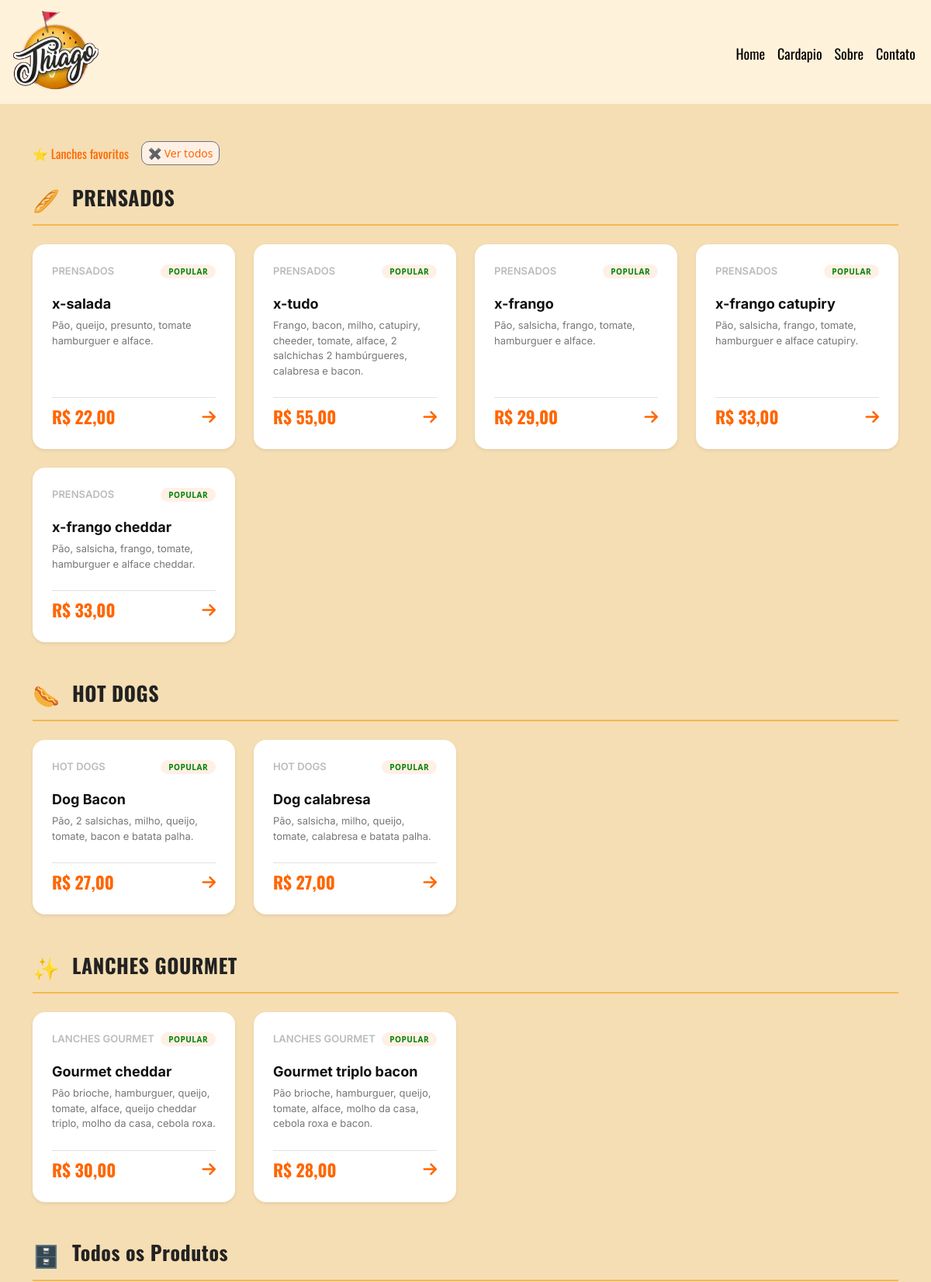
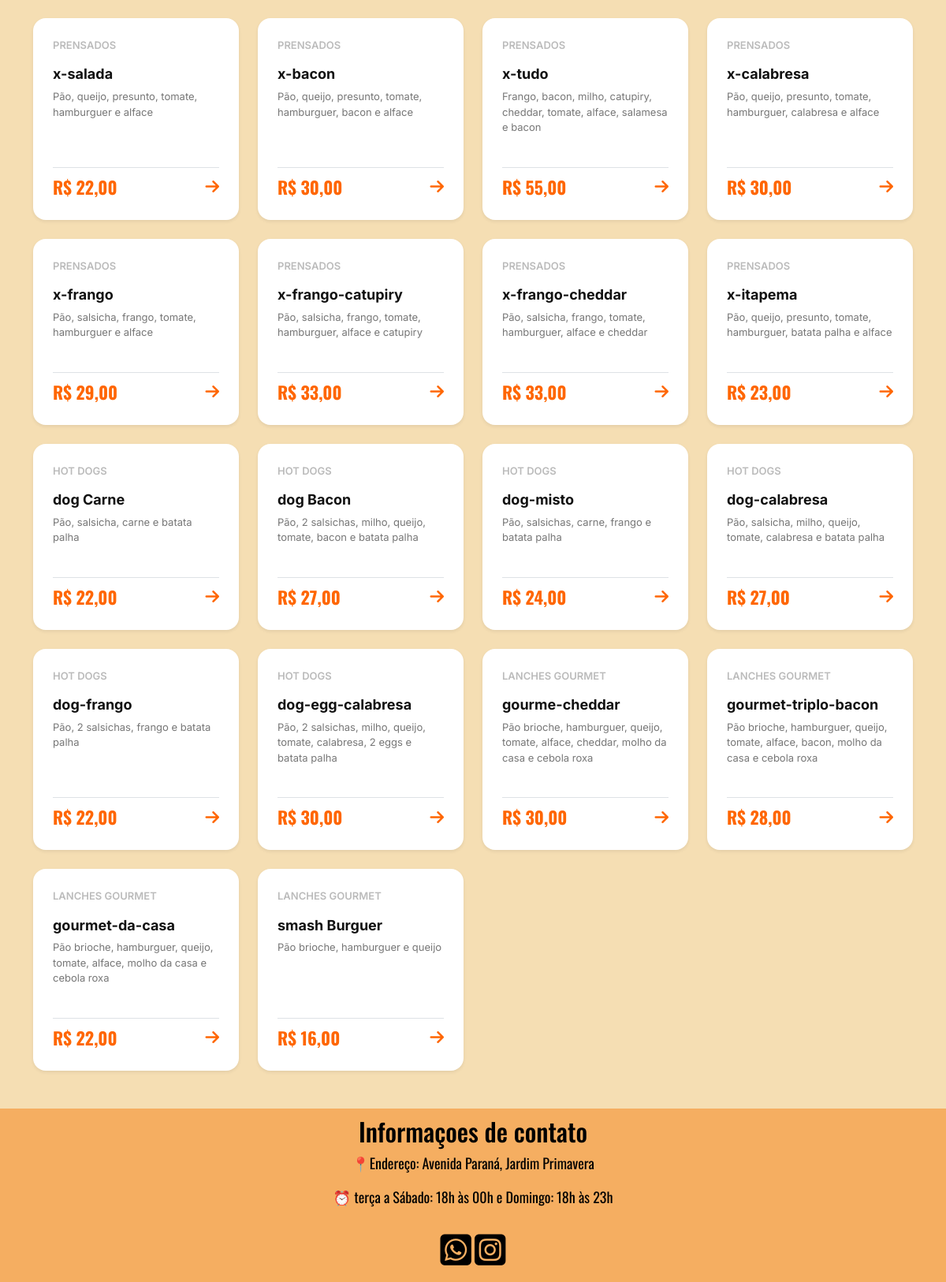
The page /cardapio?populares=sim on the database its author committed (2 pictures, top to bottom).
### tables this page shows
CREATE TABLE `produto` (
  `id_produto` int(11) NOT NULL,
  `id_categoria` int(11) NOT NULL,
  `nome_lanches` varchar(100) NOT NULL,
  `preco` float(10,2) NOT NULL,
  `popular` tinyint(1) DEFAULT 0,
  `ingredientes` text DEFAULT NULL
);

CREATE TABLE `categoria` (
  `id_categoria` int(11) NOT NULL,
  `nome_categoria` varchar(100) NOT NULL
);

### include/funcoes.php (called while the page is built, shortened)
<?php
function buscarTodosProdutos(mysqli $conn): array {
    $resultado = [];
    $sql = "SELECT p.id_produto, p.nome_lanches, p.preco,
                   p.popular, p.ingredientes, c.nome_categoria
            FROM produto p
            JOIN categoria c ON p.id_categoria = c.id_categoria
            ORDER BY c.id_categoria, p.id_produto";
    $res = $conn->query($sql);
    while ($linha = $res->fetch_assoc()) {
        $categoria = $linha['nome_categoria'];
        $resultado[$categoria][] = $linha;
    }
    return $resultado;
}
?>

### pagina/cardapio.php (the view, shortened to what this page needs)
<?php
function filtrarPopulares(array $secoes): array {
    $resultado = [];
    foreach ($secoes as $secao) {
        $populares = [];
        foreach ($secao['lanches'] as $lanche) {
            if (isset($lanche['popular']) && $lanche['popular'] === true) {
                $populares[] = $lanche;
            }
        }
        if (!empty($populares)) {
            $secao['lanches'] = $populares;
            $resultado[] = $secao;
        }
    }
    return $resultado;
}
$mostrarPopulares = false;
$cardapioParaExibir = $cardapio_completo;
if (isset($_GET['populares']) && $_GET['populares'] === 'sim') {
    $mostrarPopulares = true;
    $cardapioParaExibir = filtrarPopulares($cardapio_completo);
}
require_once "include/coneçao.php";
require_once "include/funcoes.php";
$produtosDoBanco = buscarTodosProdutos($conn);
?>
<!DOCTYPE html>
<html lang="pt-br">
<head>
    <link href="https://cdn.jsdelivr.net/npm/bootstrap@5.3.0/dist/css/bootstrap.min.css" rel="stylesheet">
    <link rel="stylesheet" href="css/cardapio.css">
    <link rel="stylesheet" href="https://cdnjs.cloudflare.com/ajax/libs/font-awesome/6.5.1/css/all.min.css">
</head>
<body>
<div class="container menu-conteudo my-5">
    <div class="d-flex align-items-center gap-3 mb-4">
        <?php if (!$mostrarPopulares): ?>
            <a href="?populares=sim" class="btn-filtrar">⭐ Favoritos</a>
        <?php else: ?>
            <span style="font-family:'Oswald'; color:#ff6600;">⭐ Lanches favoritos</span>
            <a href="?" class="btn btn-sm btn-outline-secondary" style="border-radius:10px; background-color:#fff0e6; color:#ff6600;">
                ✖ Ver todos
            </a>
        <?php endif; ?>
    </div>
    <?php foreach ($cardapioParaExibir as $secao): ?>
        <div class="menu-secao mb-5">
            <div class="secao-header d-flex align-items-center mb-4">
                <span class="secao-icon"><?php echo $secao['secao_icon']; ?></span>
                <h2 class="secao-title ms-3"><?php echo $secao['secao_titulo']; ?></h2>
            </div>
            <div class="row row-cols-1 row-cols-sm-2 row-cols-md-4 g-4">
                <?php foreach ($secao['lanches'] as $lanche): ?>
                    <div class="col">
                        <div class="card card-menu h-100 shadow-sm border-0 position-relative">
                            <div class="card-body d-flex flex-column justify-content-between p-4">
                                <div class="d-flex justify-content-between align-items-center mb-3">
                                    <span class="lanche-num"><?php echo $lanche['num']; ?></span>
                                    <?php if (isset($lanche['popular'])): ?>
                                        <span class="badge badge-popular">POPULAR</span>
                                    <?php endif; ?>
                                </div>
                                <div class="mb-4">
                                    <h4 class="lanche-nome"><?php echo $lanche['nome']; ?></h4>
                                    <p class="lanche-ingredientes card-text"><?php echo $lanche['ingredientes']; ?></p>
                                </div>
                                <div class="d-flex justify-content-between align-items-center mt-auto pt-2 border-top">
                                    <span class="lanche-preco">R$ <?php echo number_format($lanche['preco'], 2, ',', '.'); ?></span>
                                    <a href="https://wa.me/5544998340641?text=Olá, gostaria de pedir <?php echo urlencode($lanche['nome']); ?>"
                                       target="_blank" class="seta-link text-decoration-none">
                                        <i class="fa-solid fa-arrow-right"></i>
                                    </a>
                                </div>
                            </div>
                        </div>
                    </div>
                <?php endforeach; ?>
            </div>
        </div>
    <?php endforeach; ?>
    <div class="menu-secao mb-5">
        <div class="secao-header d-flex align-items-center mb-4">
            <span class="secao-icon">🗄️</span>
            <h2 class="secao-title ms-3">Todos os Produtos</h2>
        </div>
        <div class="row row-cols-1 row-cols-sm-2 row-cols-md-4 g-4">
        <?php if (empty($produtosDoBanco)): ?>
            <p class="text-center text-muted">
                Nenhum produto encontrado no banco.
            </p>
         <?php else: ?>
            <?php foreach ($produtosDoBanco as $categoria => $itens): ?>
                <?php foreach ($itens as $lanche): ?>
                    <div class="col">
                        <div class="card card-menu h-100 shadow-sm border-0">
                            <div class="card-body d-flex flex-column p-4">
                                <div class="mb-4">
                                    <p class="lanche-num"><?php echo $categoria; ?></p>
                                    <h4 class="lanche-nome"><?php echo $lanche['nome_lanches']; ?></h4>
                                    <p class="lanche-ingredientes"><?php echo $lanche['ingredientes'] ?? 'Ingredientes variados'; ?></p>
                                </div>
                                <div class="d-flex justify-content-between align-items-center mt-auto pt-2 border-top">
                                    <span class="lanche-preco">R$ <?php echo number_format($lanche['preco'], 2, ',', '.'); ?></span>
                                    <a href="https://wa.me/5544998340641?text=Olá, gostaria de pedir <?php echo urlencode($lanche['nome_lanches']); ?>"
                                       target="_blank" class="seta-link text-decoration-none">
                                        <i class="fa-solid fa-arrow-right"></i>
                                    </a>
                                </div>
                            </div>
                        </div>
                    </div>
                <?php endforeach; ?>
            <?php endforeach; ?>
        <?php endif; ?>
        </div>
    </div>
</div>
</body>
</html>

### css/index.css (style rules this page uses)
* { margin: 0; padding: 0; }
body { background-color: #fff2da; }

### css/cardapio.css (style rules this page uses)
* { margin: 0; padding: 0; }
body { background-color: wheat; }
.secao-header { border-bottom: 2px solid #f5b753; padding-bottom: 10px; }
.secao-icon { font-size: 28px; }
.secao-title { font-family: 'Oswald', sans-serif; font-size: 26px; font-weight: 700; color: #222; letter-spacing: 0.5px; }
.card-menu { border-radius: 16px !important; background-color: #ffffff; transition: transform 0.25s ease, box-shadow 0.25s ease, border-color 0.25s ease; border: 1px solid transparent !important; }
.lanche-num { font-family: 'Inter', sans-serif; font-size: 13px; color: #bbb; font-weight: 600; }
.badge-popular { font-size: 10px; font-weight: 700; background-color: #fff0e6 !important; color: green !important; padding: 4px 10px; border-radius: 20px; letter-spacing: 0.5px; }
.lanche-nome { font-family: 'Inter', sans-serif; font-size: 18px; font-weight: 700; color: #111; margin-top: 5px; }
.lanche-ingredientes { font-family: 'Inter', sans-serif; font-size: 13px; color: #777; line-height: 1.5; }
.lanche-preco { font-family: 'Oswald', sans-serif; font-size: 22px; color: #ff6600; font-weight: 700; }
.seta-link { color: #ff6600; font-size: 20px; transition: transform 0.2s; }

### rows shown on the page
produto: id_categoria.nome_categoria "PRENSADOS", nome_lanches "x-salada", ingredientes "Pão, queijo, presunto, tomate hamburguer e alface.", preco "22,00", nome "x-frango catupiry", ingredientes "Pão, salsicha, frango, tomate, hamburguer e alface catupiry.", preco "33,00", nome "x-frango cheddar", ingredientes "Pão, salsicha, frango, tomate, hamburguer e alface cheddar.", categoria "PRENSADOS", ingredientes "Pão, queijo, presunto, tomate, hamburguer e alface"
produto: id_categoria.nome_categoria "PRENSADOS", nome_lanches "x-tudo", ingredientes "Frango, bacon, milho, catupiry, cheeder, tomate, alface, 2 salchichas 2 hambúrgueres, calabresa e bacon.", preco "55,00", categoria "PRENSADOS", ingredientes "Frango, bacon, milho, catupiry, cheddar, tomate, alface, salamesa e bacon"
produto: id_categoria.nome_categoria "PRENSADOS", nome_lanches "x-frango", ingredientes "Pão, salsicha, frango, tomate, hamburguer e alface.", preco "29,00", categoria "PRENSADOS", ingredientes "Pão, salsicha, frango, tomate, hamburguer e alface"
produto: categoria "PRENSADOS", nome_lanches "x-bacon", ingredientes "Pão, queijo, presunto, tomate, hamburguer, bacon e alface", preco "30,00"
produto: categoria "PRENSADOS", nome_lanches "x-calabresa", ingredientes "Pão, queijo, presunto, tomate, hamburguer, calabresa e alface", preco "30,00"
produto: categoria "PRENSADOS", nome_lanches "x-frango-catupiry", ingredientes "Pão, salsicha, frango, tomate, hamburguer, alface e catupiry", preco "33,00"
produto: categoria "PRENSADOS", nome_lanches "x-frango-cheddar", ingredientes "Pão, salsicha, frango, tomate, hamburguer, alface e cheddar", preco "33,00"
produto: categoria "PRENSADOS", nome_lanches "x-itapema", ingredientes "Pão, queijo, presunto, tomate, hamburguer, batata palha e alface", preco "23,00"
produto: categoria "HOT DOGS", nome_lanches "dog Carne", ingredientes "Pão, salsicha, carne e batata palha", preco "22,00"
produto: categoria "HOT DOGS", nome_lanches "dog Bacon", ingredientes "Pão, 2 salsichas, milho, queijo, tomate, bacon e batata palha", preco "27,00"
produto: categoria "HOT DOGS", nome_lanches "dog-misto", ingredientes "Pão, salsichas, carne, frango e batata palha", preco "24,00"
produto: categoria "HOT DOGS", nome_lanches "dog-calabresa", ingredientes "Pão, salsicha, milho, queijo, tomate, calabresa e batata palha", preco "27,00"
produto: categoria "HOT DOGS", nome_lanches "dog-frango", ingredientes "Pão, 2 salsichas, frango e batata palha", preco "22,00"
produto: categoria "HOT DOGS", nome_lanches "dog-egg-calabresa", ingredientes "Pão, 2 salsichas, milho, queijo, tomate, calabresa, 2 eggs e batata palha", preco "30,00"
produto: id_categoria.nome_categoria "LANCHES GOURMET", nome_lanches "gourme-cheddar", ingredientes "Pão brioche, hamburguer, queijo, tomate, alface, cheddar, molho da casa e cebola roxa", preco "30,00"
produto: id_categoria.nome_categoria "LANCHES GOURMET", nome_lanches "gourmet-triplo-bacon", ingredientes "Pão brioche, hamburguer, queijo, tomate, alface, bacon, molho da casa e cebola roxa", preco "28,00"
produto: id_categoria.nome_categoria "LANCHES GOURMET", nome_lanches "gourmet-da-casa", ingredientes "Pão brioche, hamburguer, queijo, tomate, alface, molho da casa e cebola roxa", preco "22,00"
produto: id_categoria.nome_categoria "LANCHES GOURMET", nome_lanches "smash Burguer", ingredientes "Pão brioche, hamburguer e queijo", preco "16,00"

### other values the page prints
$secao['secao_icon'] "🥖"
$secao['secao_titulo'] "PRENSADOS"
$secao['secao_icon'] "🌭"
$secao['secao_titulo'] "HOT DOGS"
$lanche['num'] "HOT DOGS"
$lanche['nome'] "Dog Bacon"
$lanche['ingredientes'] "Pão, 2 salsichas, milho, queijo, tomate, bacon e batata palha."
$lanche['preco'] "27,00"
$lanche['nome'] "Dog calabresa"
$lanche['ingredientes'] "Pão, salsicha, milho, queijo, tomate, calabresa e batata palha."
$secao['secao_icon'] "✨"
$secao['secao_titulo'] "LANCHES GOURMET"
$lanche['num'] "LANCHES GOURMET"
$lanche['nome'] "Gourmet cheddar"
$lanche['ingredientes'] "Pão brioche, hamburguer, queijo, tomate, alface, queijo cheddar triplo, molho da casa, cebola roxa."
